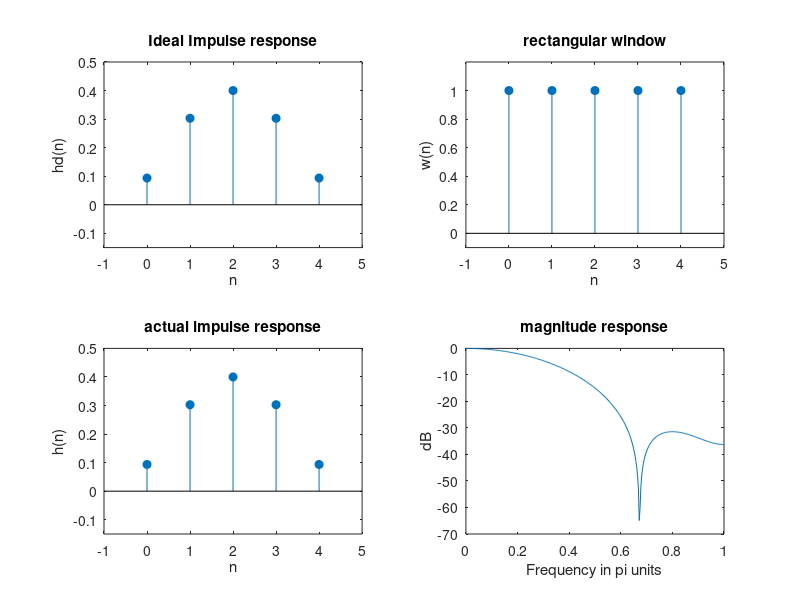

Reproduce this figure in MATLAB.
%EXP7
%FIR FILTER DESIGN

clc;
clear all;
close all;
M=5;
tau=(M-1)/2;
n=0:M-1;
Fc=1000;
Ft=5000;
wc=(2*pi*Fc)/Ft;
hd=(sin(wc*(n-tau)))./(pi*(n-tau));
hd(tau+1)=0.4;
wrect=rectwin(M)';
h=hd.*wrect;
w=0:0.01:pi;
Hw=freqz(h,1,w);
MagHw=abs(Hw);
HwdB=20*log10(MagHw/max(MagHw));
subplot(221);
stem(n,hd,'filled');
axis([-1 M -0.15 0.5]);
xlabel('n');
ylabel('hd(n)');
title('Ideal Impulse response');
subplot(2,2,2);
stem(n,wrect,'filled');
axis([-1 M -0.1 1.2]);
xlabel('n');
ylabel('w(n)');
title('rectangular window');
subplot(2,2,3);
stem(n,h,'filled');
axis([-1 M -0.15 0.5]);
xlabel('n');
ylabel('h(n)');
title('actual impulse response');
subplot(2,2,4);
plot(w/pi,HwdB);
xlabel('Frequency in pi units');
ylabel('dB');
title('magnitude response');